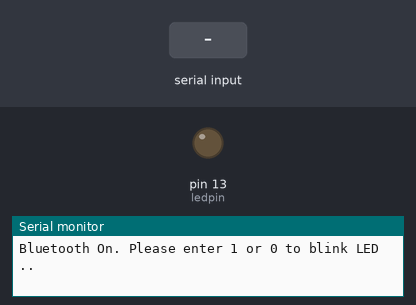
Recording of a sketch running on a simulated Arduino Uno, built with avr-gcc and run on an emulated ATmega328P. Parts: output pins drawn as LEDs (lit = HIGH), the last lines printed to the serial monitor. Inputs (shaded band) come from the test bench.

Above: at 1.2 s.
1.3 s: "1" received over Serial
At 2.4 s:
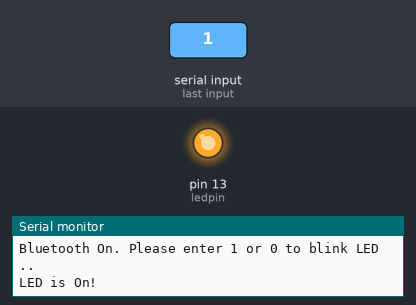
2.9 s: "0" received over Serial
At 3.5 s:
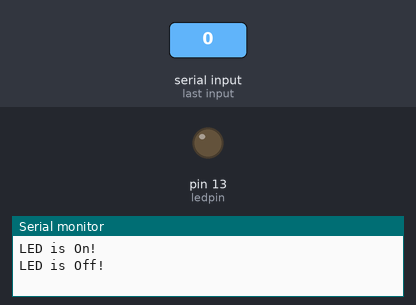
Timing chart, 0 to 5.9 s (numbered marks = the images above; inputs shaded):
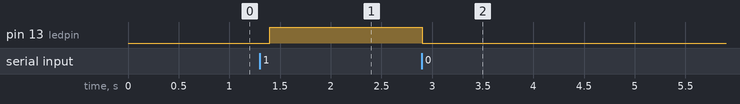

Measured:
- after the input at 1.3 s, pin 13 (ledpin): LOW → HIGH after 0.10 s
- after the input at 2.9 s, pin 13 (ledpin): HIGH → LOW at once

The sketch:

1st-draft-Blink-LED.ino
```cpp
//Date Updated: 3/31/23


int ledpin = 13;                    // led on D13 will show blink on / off
int BluetoothData;                  // the data given from Computer


void setup() {
  // put your setup code here, to run once:
  Serial.begin(9600);
  Serial.println("Bluetooth On. Please enter 1 or 0 to blink LED ..");
  pinMode(ledpin, OUTPUT);
}

void loop() {
  // put your main code here, to run repeatedly:
  if (Serial.available()) {
    BluetoothData = Serial.read();
    if (BluetoothData == '1') {  // if number 1 pressed ....
      digitalWrite(ledpin, 1);
      Serial.println("LED is On!");
    }
    if (BluetoothData == '0') {  // if number 0 pressed ....
      digitalWrite(ledpin, 0);
      Serial.println("LED is Off!");
    }
  }
  delay(100);  // prepare for next input ...
}
```
